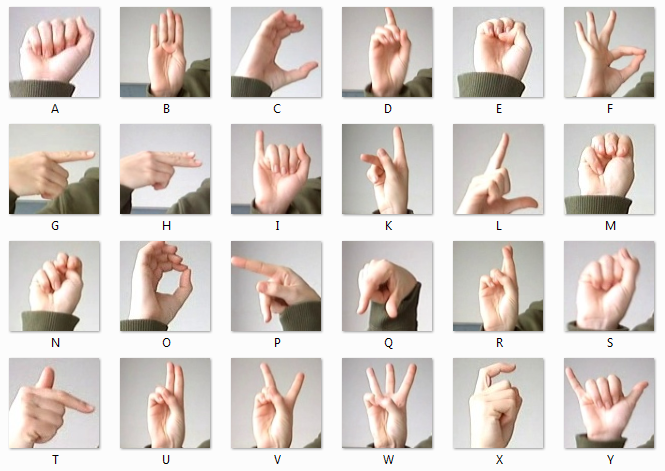
#> input picture amer_sign2.png, 665 x 471 px, given in place of the camera
$ jupyter execute --allow-errors project.ipynb   (shell and % lines are left out)
#> lines starting #> are read from the running program, lines starting #| are printed output that depends on the picture; after the words box and inside, x2 and y2 are one past the last pixel; in counts of white or black regions, pixels touching at a corner belong together
[cell 1]
import cv2
import numpy as np
from keras.models import load_model
from skimage.transform import resize, pyramid_reduce
import PIL
from PIL import Image

from opencv import cam_capture

#> (the rest of this cell did not finish here and is left out)

[cell 2]
from keras.models import Sequential
from keras.layers import Convolution2D
from keras.layers import MaxPooling2D
from keras.layers import Flatten
from keras.layers import Dense

#> (the rest of this cell did not finish here and is left out)

[cell 3]
import cv2
import numpy as np
import pickle

def build_squares(img):
	x, y, w, h = 420, 140, 10, 10
	d = 10
	imgCrop = None
	crop = None
	for i in range(10):
		for j in range(5):
			if np.any(imgCrop == None):
				imgCrop = img[y:y+h, x:x+w]
			else:
				imgCrop = np.hstack((imgCrop, img[y:y+h, x:x+w]))

			cv2.rectangle(img, (x,y), (x+w, y+h), (0,255,0), 1)
			x+=w+d
		if np.any(crop == None):
			crop = imgCrop
		else:
			crop = np.vstack((crop, imgCrop))
		imgCrop = None
		x = 420
		y+=h+d
	return crop

def get_hand_hist():
	cam = cv2.VideoCapture(1)
	if cam.read()[0]==False:
		cam = cv2.VideoCapture(0)
	x, y, w, h = 300, 100, 300, 300
#> x = 300; y = 100; w = 300; h = 300
	flagPressedC, flagPressedS = False, False
	imgCrop = None
	while True:
		img = cam.read()[1]
#> img is the input picture: shape (471, 665, 3); mean B, G, R 201.9, 207.3, 216.2
		img = cv2.flip(img, 1)
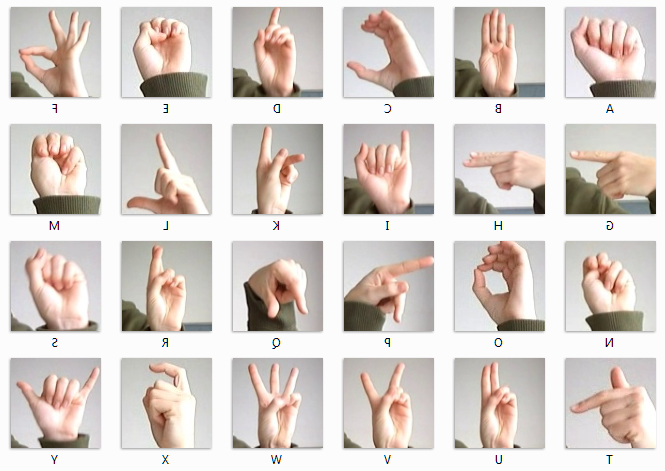
#> img: shape (471, 665, 3); mean B, G, R 201.9, 207.3, 216.2
		hsv = cv2.cvtColor(img, cv2.COLOR_BGR2HSV)
#> hsv: shape (471, 665, 3); mean H, S, V 25, 22.4, 216.7

		keypress = cv2.waitKey(1)
#> (key q is pressed here)
		if keypress == ord('c'):
			hsvCrop = cv2.cvtColor(imgCrop, cv2.COLOR_BGR2HSV)
			flagPressedC = True
			hist = cv2.calcHist([hsvCrop], [0, 1], None, [180, 256], [0, 180, 0, 256])
			cv2.normalize(hist, hist, 0, 255, cv2.NORM_MINMAX)
		elif keypress == ord('s'):
			flagPressedS = True
			break
		if flagPressedC:
			dst = cv2.calcBackProject([hsv], [0, 1], hist, [0, 180, 0, 256], 1)
			dst1 = dst.copy()
			disc = cv2.getStructuringElement(cv2.MORPH_ELLIPSE,(10,10))
			cv2.filter2D(dst,-1,disc,dst)
			blur = cv2.GaussianBlur(dst, (11,11), 0)
			blur = cv2.medianBlur(blur, 15)
			ret,thresh = cv2.threshold(blur,0,255,cv2.THRESH_BINARY+cv2.THRESH_OTSU)
			thresh = cv2.merge((thresh,thresh,thresh))

			cv2.imshow("Thresh", thresh)
		if not flagPressedS:
			imgCrop = build_squares(img)
#> after the loop in build_squares, `for i in range(10):`:
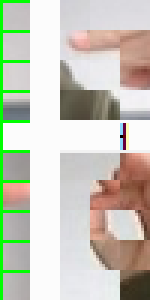
#> crop: shape (100, 50, 3) (shown 3 times larger); mean B, G, R 185.3, 198.8, 199.3
#> after the loop in build_squares, `for i in range(10):`:
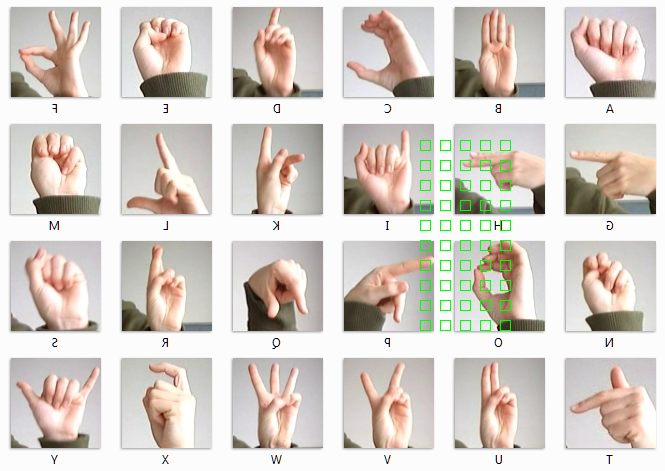
#> img: shape (471, 665, 3); 0.64% of pixels changed, all inside (x1, y1, x2, y2) = (420, 140, 511, 331)
#> after the loop in build_squares, `for i in range(10):`: y = 340

		cv2.imshow("Set hand histogram", img)
	cam.release()
	cv2.destroyAllWindows()
	with open("hist", "wb") as f:
		pickle.dump(hist, f)


get_hand_hist()

$ run again, on amer_sign3.png
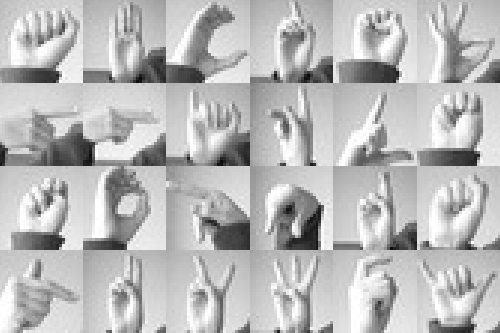
#> input picture amer_sign3.png, 500 x 333 px, given in place of the camera
#> in get_hand_hist, `x, y, w, h = 300, 100, 300, 300`: x = 300; y = 100; w = 300
#> in get_hand_hist, img is the input picture: shape (333, 500, 3); min 11, max 255, mean 185.7
#> hsv: shape (333, 500, 3); mean H, S, V 0, 0, 185.7
#> after the loop in build_squares, `for i in range(10):`:
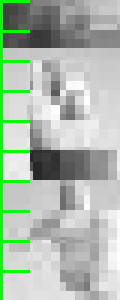
#> crop: shape (100, 40, 3) (shown 3 times larger); mean B, G, R 173.4, 185.6, 173.4
#> after the loop in build_squares, `for i in range(10):`:
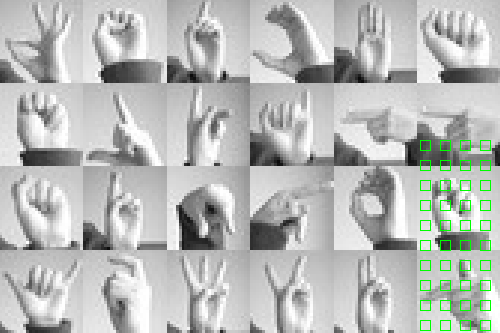
#> img: shape (333, 500, 3); mean B, G, R 183.9, 186.3, 183.9
#> after the loop in build_squares, `for i in range(10):`: y = 340
